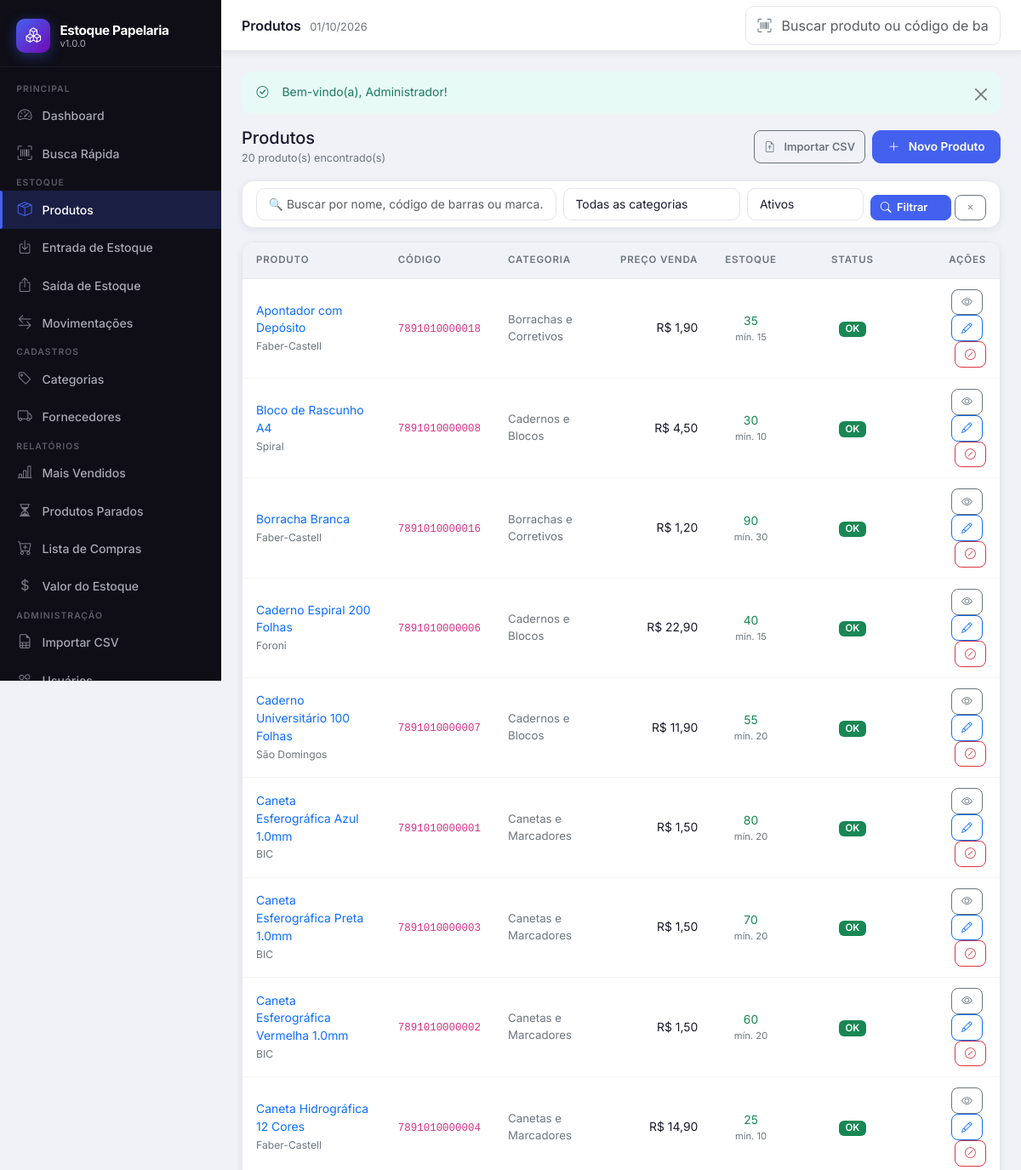
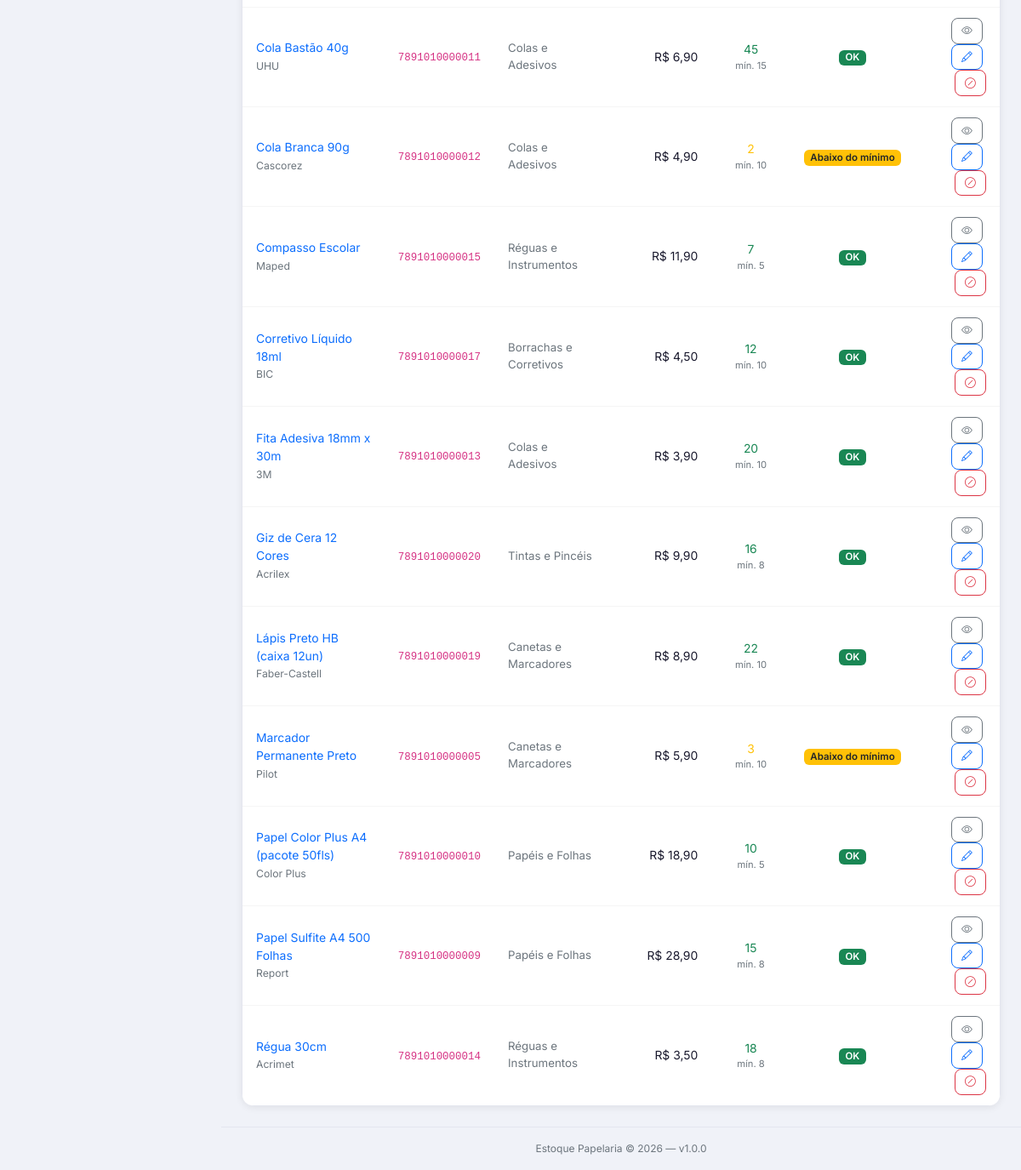
/radartechh/estoque/public/produtos (signed in), run on the app's committed database (2 pictures, top to bottom).
### tables this page shows
CREATE TABLE IF NOT EXISTS `produtos` (
    `id`             INT UNSIGNED AUTO_INCREMENT PRIMARY KEY,
    `nome`           VARCHAR(200)   NOT NULL,
    `codigo_barras`  VARCHAR(50)    DEFAULT NULL,
    `categoria_id`   INT UNSIGNED   DEFAULT NULL,
    `marca`          VARCHAR(100)   DEFAULT NULL,
    `preco_custo`    DECIMAL(10,2)  NOT NULL DEFAULT 0.00,
    `preco_venda`    DECIMAL(10,2)  NOT NULL DEFAULT 0.00,
    `estoque_atual`  INT            NOT NULL DEFAULT 0,
    `estoque_minimo` INT            NOT NULL DEFAULT 5,
    `ativo`          TINYINT(1)     NOT NULL DEFAULT 1,
    `criado_em`      DATETIME       NOT NULL DEFAULT CURRENT_TIMESTAMP,
    `atualizado_em`  DATETIME       NOT NULL DEFAULT CURRENT_TIMESTAMP ON UPDATE CURRENT_TIMESTAMP,
    UNIQUE KEY `uq_codigo_barras` (`codigo_barras`),
    INDEX `idx_produtos_nome`       (`nome`),
    INDEX `idx_produtos_categoria`  (`categoria_id`),
    INDEX `idx_produtos_ativo`      (`ativo`),
    INDEX `idx_produtos_estoque`    (`estoque_atual`, `estoque_minimo`),
    CONSTRAINT `fk_produto_categoria`
        FOREIGN KEY (`categoria_id`) REFERENCES `categorias` (`id`)
        ON UPDATE CASCADE ON DELETE SET NULL
);

CREATE TABLE IF NOT EXISTS `categorias` (
    `id`   INT UNSIGNED AUTO_INCREMENT PRIMARY KEY,
    `nome` VARCHAR(100) NOT NULL UNIQUE
);

### app/controllers/ProdutosController.php (called while the page is built, shortened)
<?php
require_once dirname(__DIR__) . '/models/ProdutoModel.php';
class ProdutosController
{
    private ProdutoModel   $model;
    public function __construct()
    {
        $this->model          = new ProdutoModel();
    }
    public function index(?int $id = null): void
    {
        $pagina   = max(1, (int) ($_GET['pagina'] ?? 1));
        $filtros  = [
            'busca'        => limpar($_GET['busca']        ?? ''),
            'categoria_id' => (int) ($_GET['categoria_id'] ?? 0),
            'status'       => limpar($_GET['status']       ?? 'ativo'),
        ];
        $resultado   = $this->model->listar($filtros, $pagina, self::POR_PAGINA);
        $produtos    = $resultado['itens'];
        $total       = $resultado['total'];
        require_once dirname(__DIR__) . '/views/produtos/index.php';
    }
}

### config/database.php (called while the page is built, shortened)
<?php
function getDB(): PDO
{
    static $pdo = null;
    if ($pdo === null) {
        $dsn = sprintf(
            'mysql:host=%s;dbname=%s;charset=%s',
            DB_HOST,
            DB_NAME,
            DB_CHARSET
        );
        $opcoes = [
            PDO::ATTR_ERRMODE            => PDO::ERRMODE_EXCEPTION,
            PDO::ATTR_DEFAULT_FETCH_MODE => PDO::FETCH_ASSOC,
            PDO::ATTR_EMULATE_PREPARES   => false,
            PDO::MYSQL_ATTR_INIT_COMMAND => "SET NAMES utf8mb4 COLLATE utf8mb4_unicode_ci",
        ];
        try {
            $pdo = new PDO($dsn, DB_USER, DB_PASS, $opcoes);
        } catch (PDOException $e) {
            if (APP_DEBUG) {
                throw $e;
            }
            die('Não foi possível conectar ao banco de dados. Contate o administrador.');
        }
    }
    return $pdo;
}

### app/models/ProdutoModel.php (called while the page is built, shortened)
<?php
class ProdutoModel
{
    private PDO $db;
    public function __construct()
    {
        $this->db = getDB();
    }
    public function listar(array $filtros = [], int $pagina = 1, int $porPagina = 20): array
    {
        $where  = ['1=1'];
        $params = [];
        $status = $filtros['status'] ?? 'ativo';
        if ($status === 'ativo') {
            $where[] = 'p.ativo = 1';
        } elseif ($status === 'inativo') {
            $where[] = 'p.ativo = 0';
        }
        $whereStr = implode(' AND ', $where);
        $stmtTotal = $this->db->prepare(
            "SELECT COUNT(*) FROM produtos p WHERE $whereStr"
        );
        $stmtTotal->execute($params);
        $total = (int) $stmtTotal->fetchColumn();
        $offset = ($pagina - 1) * $porPagina;
        $stmt   = $this->db->prepare(
            "SELECT p.*, c.nome AS categoria_nome
               FROM produtos p
               LEFT JOIN categorias c ON c.id = p.categoria_id
              WHERE $whereStr
              ORDER BY p.nome ASC
              LIMIT :limit OFFSET :offset"
        );
        $stmt->bindValue(':limit',  $porPagina, PDO::PARAM_INT);
        $stmt->bindValue(':offset', $offset,    PDO::PARAM_INT);
        $stmt->execute();
        return ['itens' => $stmt->fetchAll(), 'total' => $total];
    }
}

### app/views/produtos/index.php (the view, shortened to what this page needs)
<?php
require_once dirname(__DIR__) . '/layouts/header.php';
?>
<div class="d-flex justify-content-between align-items-center mb-3">
  <div>
    <h2 class="h5 fw-700 mb-0">Produtos</h2>
    <small class="text-secondary"><?= number_format($total) ?> produto(s) encontrado(s)</small>
  </div>
  <?php if (ehAdmin()): ?>
  <div class="d-flex gap-2">
    <a href="<?= APP_URL ?>/importacao" class="btn btn-outline-secondary btn-sm">
      <i class="bi bi-file-earmark-arrow-up me-1"></i> Importar CSV
    </a>
    <a href="<?= APP_URL ?>/produtos/criar" class="btn btn-primary" id="btn-novo-produto">
      <i class="bi bi-plus-lg me-1"></i> Novo Produto
    </a>
  </div>
  <?php endif; ?>
</div>
<div class="card mb-3">
  <div class="card-body py-2">
    <form method="GET" action="<?= APP_URL ?>/produtos" class="row g-2 align-items-end" id="form-filtro-produtos">
      <div class="col-12 col-md-5">
        <input type="text" name="busca" class="form-control form-control-sm"
               placeholder="🔍 Buscar por nome, código de barras ou marca…"
               value="<?= e($filtros['busca']) ?>">
      </div>
      <div class="col-6 col-md-3">
        <select name="categoria_id" class="form-select form-select-sm">
          <option value="">Todas as categorias</option>
        </select>
      </div>
      <div class="col-6 col-md-2">
        <select name="status" class="form-select form-select-sm">
          <option value="ativo"   <?= ($filtros['status'] ?? 'ativo') === 'ativo'   ? 'selected' : '' ?>>Ativos</option>
        </select>
      </div>
      <div class="col-12 col-md-2 d-flex gap-1">
        <button type="submit" class="btn btn-primary btn-sm flex-fill" id="btn-filtrar-produtos">
          <i class="bi bi-search"></i> Filtrar
        </button>
        <a href="<?= APP_URL ?>/produtos" class="btn btn-outline-secondary btn-sm">
          <i class="bi bi-x"></i>
        </a>
      </div>
    </form>
  </div>
</div>
<div class="card">
  <div class="table-responsive">
    <table class="table" aria-label="Lista de produtos">
      <thead>
        <tr>
          <th>Produto</th>
          <th>Código</th>
          <th>Categoria</th>
          <th class="text-end">Preço Venda</th>
          <th class="text-center">Estoque</th>
          <th class="text-center">Status</th>
          <th class="text-end">Ações</th>
        </tr>
      </thead>
      <tbody>
        <?php if (empty($produtos)): ?>
          <tr>
            <td colspan="7" class="text-center py-5 text-secondary">
              <i class="bi bi-inbox" style="font-size:2rem;"></i>
              <p class="mt-2 mb-0">Nenhum produto encontrado.</p>
            </td>
          </tr>
        <?php else: ?>
          <?php foreach ($produtos as $p): ?>
          <tr>
            <td>
              <a href="<?= APP_URL ?>/produtos/ver/<?= $p['id'] ?>"
                 class="fw-600 text-decoration-none text-primary">
                <?= e($p['nome']) ?>
              </a>
              <?php if ($p['marca']): ?>
                <br><small class="text-secondary"><?= e($p['marca']) ?></small>
              <?php endif; ?>
            </td>
            <td>
              <?php if ($p['codigo_barras']): ?>
                <code style="font-size:.78rem;"><?= e($p['codigo_barras']) ?></code>
              <?php else: ?>
                <span class="text-secondary">—</span>
              <?php endif; ?>
            </td>
            <td class="text-secondary" style="font-size:.83rem;">
              <?= e($p['categoria_nome'] ?? '—') ?>
            </td>
            <td class="text-end fw-700">
              <?= moeda((float)$p['preco_venda']) ?>
            </td>
            <td class="text-center">
              <span class="fw-700 <?= $p['estoque_atual'] == 0 ? 'text-danger' : ($p['estoque_atual'] <= $p['estoque_minimo'] ? 'text-warning' : 'text-success') ?>">
                <?= $p['estoque_atual'] ?>
              </span>
              <small class="text-secondary d-block" style="font-size:.7rem;">mín. <?= $p['estoque_minimo'] ?></small>
            </td>
            <td class="text-center">
              <?= badgeEstoque((int)$p['estoque_atual'], (int)$p['estoque_minimo']) ?>
            </td>
            <td class="text-end">
              <a href="<?= APP_URL ?>/produtos/ver/<?= $p['id'] ?>"
                 class="btn btn-sm btn-outline-secondary me-1"
                 title="Ver detalhes" id="btn-ver-prod-<?= $p['id'] ?>">
                <i class="bi bi-eye"></i>
              </a>
              <?php if (ehAdmin()): ?>
              <a href="<?= APP_URL ?>/produtos/editar/<?= $p['id'] ?>"
                 class="btn btn-sm btn-outline-primary me-1"
                 title="Editar" id="btn-editar-prod-<?= $p['id'] ?>">
                <i class="bi bi-pencil"></i>
              </a>
              <?php if ($p['ativo']): ?>
              <form method="POST" action="<?= APP_URL ?>/produtos/inativar/<?= $p['id'] ?>" style="display:inline;">
                <button type="submit"
                        class="btn btn-sm btn-outline-danger"
                        title="Inativar produto"
                        id="btn-inativar-prod-<?= $p['id'] ?>"
                        data-confirmar="Inativar o produto «<?= e($p['nome']) ?>»? O histórico será preservado.">
                  <i class="bi bi-slash-circle"></i>
                </button>
              </form>
              <?php endif; ?>
              <?php endif; ?>
            </td>
          </tr>
          <?php endforeach; ?>
        <?php endif; ?>
      </tbody>
    </table>
  </div>
</div>
<?php require_once dirname(__DIR__) . '/layouts/footer.php'; ?>

### app/helpers/helpers.php (shortened to what this page needs)
<?php
function e(string $valor): string
{
    return htmlspecialchars($valor, ENT_QUOTES | ENT_HTML5, 'UTF-8');
}
function ehAdmin(): bool
{
    return ($_SESSION['usuario_perfil'] ?? '') === 'admin';
}
function exibirFlash(): string
{
    $html = '';
    if (!empty($_SESSION['flash_sucesso'])) {
        $html .= '<div class="alert alert-success alert-dismissible fade show" role="alert">'
               . '<i class="bi bi-check-circle me-2"></i>'
               . e($_SESSION['flash_sucesso'])
               . '<button type="button" class="btn-close" data-bs-dismiss="alert"></button></div>';
    }
    return $html;
}
function moeda(float $valor): string
{
    return 'R$ ' . number_format($valor, 2, ',', '.');
}
function limpar(string $valor): string
{
    return trim(strip_tags($valor));
}
function badgeEstoque(int $atual, int $minimo): string
{
    if ($atual === 0) {
        return '<span class="badge bg-danger">Sem estoque</span>';
    } elseif ($atual <= $minimo) {
        return '<span class="badge bg-warning text-dark">Abaixo do mínimo</span>';
    }
    return '<span class="badge bg-success">OK</span>';
}

### public/assets/css/estoque.css (style rules this page uses)
*, *::before, *::after { box-sizing: border-box; }
:root { --cor-primary: #4361ee; --cor-primary-dark: #3651d4; --cor-primary-light: #eef1fd; --cor-secondary: #7209b7; --cor-success: #2ec4b6; --cor-warning: #f4a261; --cor-danger: #e63946; --cor-info: #4cc9f0; --sidebar-bg: #0f0e17; --sidebar-width: 260px; --sidebar-text: #a8a8b3; --sidebar-text-hover:#ffffff; --sidebar-active-bg: rgba(67, 97, 238, 0.20); --sidebar-border: rgba(255,255,255,0.06); --body-bg: #f0f2f8; --card-bg: #ffffff; --text-primary: #1a1a2e; --text-secondary: #6c757d; --border-color: #e4e6ef; --shadow-sm: 0 2px 8px rgba(0,0,0,.07); --shadow-md: 0 4px 20px rgba(0,0,0,.10); --shadow-lg: 0 8px 40px rgba(0,0,0,.14); --transition: all 0.22s ease; }
html { scroll-behavior: smooth; }
body { font-family: 'Inter', sans-serif; background: var(--body-bg); color: var(--text-primary); font-size: 0.9rem; min-height: 100vh; margin: 0; }
a { text-decoration: none; transition: var(--transition); }
.card { background: var(--card-bg); border: 1px solid var(--border-color); border-radius: 14px; box-shadow: var(--shadow-sm); transition: var(--transition); }
.table-responsive { border-radius: 12px; }
.table { margin-bottom: 0; font-size: 0.87rem; }
.table thead th { background: var(--body-bg); color: var(--text-secondary); font-size: 0.72rem; font-weight: 600; text-transform: uppercase; letter-spacing: 0.07em; border-bottom: 1px solid var(--border-color); padding: 0.75rem 1rem; white-space: nowrap; }
.table tbody td { padding: 0.75rem 1rem; vertical-align: middle; border-bottom: 1px solid rgba(0,0,0,.04); color: var(--text-primary); }
.table tbody tr:last-child td { border-bottom: none; }
.form-control, .form-select { border: 1.5px solid var(--border-color); border-radius: 10px; padding: 0.5rem 0.85rem; font-size: 0.87rem; color: var(--text-primary); transition: var(--transition); background: #fff; }
.btn { border-radius: 10px; font-weight: 600; font-size: 0.85rem; padding: 0.5rem 1.1rem; transition: var(--transition); display: inline-flex; align-items: center; gap: 0.4rem; }
.btn-primary { background: var(--cor-primary); border-color: var(--cor-primary); color: #fff; }
.btn-sm { padding: 0.3rem 0.7rem; font-size: 0.8rem; border-radius: 8px; }
.badge { font-size: 0.72rem; font-weight: 600; padding: 0.3em 0.65em; border-radius: 6px; }
.alert { border: none; border-radius: 12px; font-size: 0.87rem; padding: 0.9rem 1.1rem; display: flex; align-items: center; gap: 0.5rem; }
.alert-success { background: #e8faf5; color: #1a7a5e; }

### data on the page
produtos: nome "Apontador com Depósito", marca "Faber-Castell", codigo_barras "7891010000018", categoria.nome "Borrachas e Corretivos", preco_venda "R$ 1,90", estoque_atual "35", estoque_minimo "15"
produtos: nome "Bloco de Rascunho A4", marca "Spiral", codigo_barras "7891010000008", categoria.nome "Cadernos e Blocos", preco_venda "R$ 4,50", estoque_atual "30", estoque_minimo "10"
produtos: nome "Borracha Branca", marca "Faber-Castell", codigo_barras "7891010000016", categoria.nome "Borrachas e Corretivos", preco_venda "R$ 1,20", estoque_atual "90", estoque_minimo "30"
produtos: nome "Caderno Espiral 200 Folhas", marca "Foroni", codigo_barras "7891010000006", categoria.nome "Cadernos e Blocos", preco_venda "R$ 22,90", estoque_atual "40", estoque_minimo "15"
produtos: nome "Caderno Universitário 100 Folhas", marca "São Domingos", codigo_barras "7891010000007", categoria.nome "Cadernos e Blocos", preco_venda "R$ 11,90", estoque_atual "55", estoque_minimo "20"
produtos: nome "Caneta Esferográfica Azul 1.0mm", marca "BIC", codigo_barras "7891010000001", categoria.nome "Canetas e Marcadores", preco_venda "R$ 1,50", estoque_atual "80", estoque_minimo "20"
produtos: nome "Caneta Esferográfica Preta 1.0mm", marca "BIC", codigo_barras "7891010000003", categoria.nome "Canetas e Marcadores", preco_venda "R$ 1,50", estoque_atual "70", estoque_minimo "20"
produtos: nome "Caneta Esferográfica Vermelha 1.0mm", marca "BIC", codigo_barras "7891010000002", categoria.nome "Canetas e Marcadores", preco_venda "R$ 1,50", estoque_atual "60", estoque_minimo "20"
produtos: nome "Caneta Hidrográfica 12 Cores", marca "Faber-Castell", codigo_barras "7891010000004", categoria.nome "Canetas e Marcadores", preco_venda "R$ 14,90", estoque_atual "25", estoque_minimo "10"
produtos: nome "Cola Bastão 40g", marca "UHU", codigo_barras "7891010000011", categoria.nome "Colas e Adesivos", preco_venda "R$ 6,90", estoque_atual "45", estoque_minimo "15"
produtos: nome "Cola Branca 90g", marca "Cascorez", codigo_barras "7891010000012", categoria.nome "Colas e Adesivos", preco_venda "R$ 4,90", estoque_atual "2", estoque_minimo "10", shows "Abaixo do mínimo"
produtos: nome "Compasso Escolar", marca "Maped", codigo_barras "7891010000015", categoria.nome "Réguas e Instrumentos", preco_venda "R$ 11,90", estoque_atual "7", estoque_minimo "5"
produtos: nome "Corretivo Líquido 18ml", marca "BIC", codigo_barras "7891010000017", categoria.nome "Borrachas e Corretivos", preco_venda "R$ 4,50", estoque_atual "12", estoque_minimo "10"
produtos: nome "Fita Adesiva 18mm x 30m", marca "3M", codigo_barras "7891010000013", categoria.nome "Colas e Adesivos", preco_venda "R$ 3,90", estoque_atual "20", estoque_minimo "10"
produtos: nome "Giz de Cera 12 Cores", marca "Acrilex", codigo_barras "7891010000020", categoria.nome "Tintas e Pincéis", preco_venda "R$ 9,90", estoque_atual "16", estoque_minimo "8"
produtos: nome "Lápis Preto HB (caixa 12un)", marca "Faber-Castell", codigo_barras "7891010000019", categoria.nome "Canetas e Marcadores", preco_venda "R$ 8,90", estoque_atual "22", estoque_minimo "10"
produtos: nome "Marcador Permanente Preto", marca "Pilot", codigo_barras "7891010000005", categoria.nome "Canetas e Marcadores", preco_venda "R$ 5,90", estoque_atual "3", estoque_minimo "10", shows "Abaixo do mínimo"
produtos: nome "Papel Color Plus A4 (pacote 50fls)", marca "Color Plus", codigo_barras "7891010000010", categoria.nome "Papéis e Folhas", preco_venda "R$ 18,90", estoque_atual "10", estoque_minimo "5"
produtos: nome "Papel Sulfite A4 500 Folhas", marca "Report", codigo_barras "7891010000009", categoria.nome "Papéis e Folhas", preco_venda "R$ 28,90", estoque_atual "15", estoque_minimo "8"
produtos: nome "Régua 30cm", marca "Acrimet", codigo_barras "7891010000014", categoria.nome "Réguas e Instrumentos", preco_venda "R$ 3,50", estoque_atual "18", estoque_minimo "8"

### other printed values
APP_NAME "Estoque Papelaria"
APP_VERSION "1.0.0"
$tituloPagina "Produtos"
$_SESSION['flash_sucesso'] "Bem-vindo(a), Administrador!"
$total "20"
